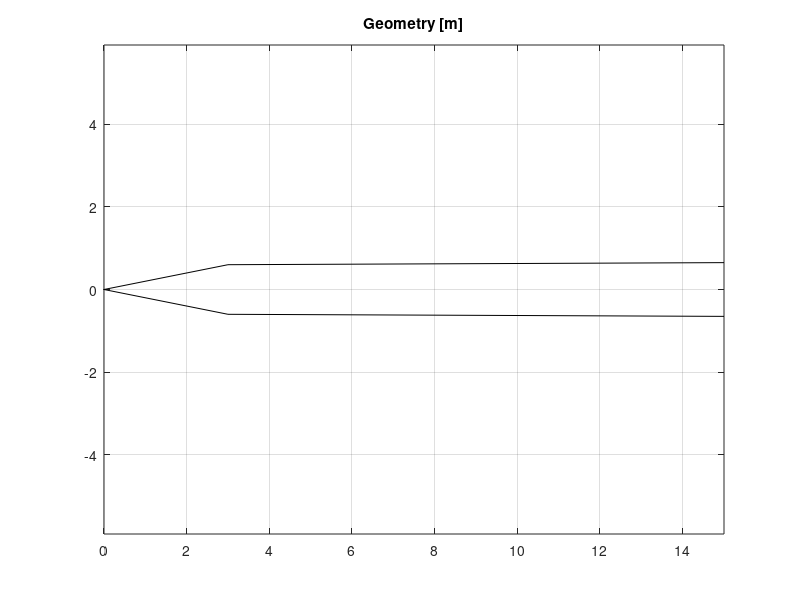

Write MATLAB code to recreate this figure. (Note: this script raises an error after producing the figure.)
clc
clear all
close all

%% INPUTS:
Mach_v = 0:0.2:8;
alpha_v = 0:10:40;

h = 10000;      % altitude


% Geometry:

x = [0 3 15];
a = [0 1.2 1.3];
b = a;      % radius is constant (no ellipse)

phi = 0;       % IN CASE of ELLIPSE --> orientation wrt the normal velocity

a_max = max(a);
b_max = max(b);


ln = x(2);
dn = a(2);
nose_type = 'TO';


figure
plot(x, a/2, 'k', x, -a/2,'k')
axis equal
grid on
title('Geometry [m]')


%% REF. DATA:

% HP.: sezione circolare

A_b = pi * a_max^2;     % area della base
A_r = A_b;              % area di riferimento
A_p = trapz(x, a)*2;    % area planform





%% Calculation AXIAL COEFF.:

Ca = [];
Ca_w = [];
Ca_f = [];
Ca_b = [];


for i = 1:length(Mach_v)
    %Mach = Mach_v(i);

    for j = 1:length(alpha_v)

        %alpha = alpha_v(j);       

        [Ca(i,j), Ca_w(i,j), Ca_f(i,j), Ca_b(i,j)] = drag_estimation( a, b, x, ln, dn, nose_type, Mach_v(i), alpha_v(j), h);

    end
end




%% Calculation NORMAL COEFF.:

Cn = [];

for i = 1:length(Mach_v)
    %Mach = Mach_v(i);

    for j = 1:length(alpha_v)

        %alpha = alpha_v(j);       

        [Cn(i,j),Cn_Cn0_sb(i,j),Cn_Cn0_Newt(i,j), Cdn(i,j)] =  CN (max(a), max(b), x, ln, dn, A_b, A_r, A_p, Mach_v(i), alpha_v(j), h, phi);

    end
end



%% CL and CD conversion:

[CL, CD] = body2wind(Cn, Ca, alpha_v);



%% PLOTS:


figure
subplot(2, 2, 1)
plot(Mach_v, Ca)
xlabel('Mach')
ylabel('Ca')
legend('alpha: ',  int2str(alpha_v))

subplot(2, 2, 2)
plot(Mach_v, Ca_w)
xlabel('Mach')
ylabel('Ca_w')


subplot(2, 2, 3)
plot(Mach_v, Ca_b)
xlabel('Mach')
ylabel('Ca_b')

subplot(2, 2, 4)
plot(Mach_v, Ca_f)
xlabel('Mach')
ylabel('Ca_f')



figure
subplot(2, 2, 1)
plot(Mach_v, Cn)
grid on
xlabel('Mach')
ylabel('Cn')
legend('alpha: ',  int2str(alpha_v))


subplot(2, 2, 2)
plot(Mach_v, CL)
grid on
xlabel('Mach')
ylabel('CL')
legend('alpha: ',  int2str(alpha_v))

subplot(2, 2, 3)
plot(Mach_v, Ca)
grid on
xlabel('Mach')
ylabel('Ca')
legend('alpha: ',  int2str(alpha_v))

subplot(2, 2, 4)
plot(Mach_v, CD)
grid on
xlabel('Mach')
ylabel('CD')
legend('alpha: ',  int2str(alpha_v))




%% CDN
function Cdn = CDN(Mach, Mn_sample, cd_n_sample)
    % Interpolates the data extracted from the curve
    % Mn_sample: Mach values of the extracted points
    % cd_n_sample: Cdn values of the exctracted points
    
    C_p_stag = 1.8; % for Mach >= 4
    
    interp_fun = @(Mn) interp1(Mn_sample, cd_n_sample, Mn, 'pchip', 'extrap'); 
 
    
    if Mach < 4
        Cdn = interp_fun(Mach);
    else
        Cdn = (2/3) * C_p_stag;
    end
end
%% CN:
function [Cn_b,Cn_Cn0_sb,Cn_Cn0_Newt, Cdn] =  CN (a, b, x, ln, d_nose, A_b, A_r, A_p, M, alpha, h, phi)

% This function computes preliminary aerodynamic normal coefficient 
% according to the concept of component build-up
% inputs: 
% a, b = semimajor and semiminor axis  of cross section of the body [m]
% x = the coordinate at which cross section (a, b) are provided 
% x(1) = nosetip, x(end) = length of the body 
% d_nose = nose diameter 
% ln = length of the nose
% M, alpha, h = Mach, angle of attack, altitude.
% phi = cylindrical body orientation (0 or 90)
% 
% A_b --> area della base
% A_r --> area di riferimento (ref)
% 

eta = 0.7;      % varia in base al finesse ratio !!

if h > 84000
    Cn = 0;
end

alpha = deg2rad(alpha); % [rad]
l = x(end);
y = a;
R = y; % radius

fn_nose = ln/d_nose;

% deal with AoA
if alpha <= deg2rad(90) && alpha >= 0
    alpha = + alpha;
elseif alpha <= deg2rad(180) && alpha >= deg2rad(90)
    alpha = deg2rad(180) - alpha;
end

Cn_Cn0_sb = a/b*cos(deg2rad(phi))^2 + b/a*sin(deg2rad(phi))^2; % Slender-body experimental ratio

% if we want to consider a winged-body we can directly compute the
% following values by adding a term in the equation
if a == b
    Cn_Cn0_Newt = 1; 
else 
    if phi == 0
        Cn_Cn0_Newt = (3/2) * sqrt(a/b) * ((-b^2/a^2) / (1-(b^2/a^2)^(3/2)) * log((a/b) * (1+sqrt(1-(b^2/a^2))))+1/(1-(b^2/a^2)));
    elseif phi == 90
        Cn_Cn0_Newt = 3/2*sqrt(b/a)*(a^2/b^2/((a^2/b^2)-1)^(3/2)*atan(sqrt(a^2/b^2-1))-1/((a^2/b^2)-1)); 
    end
end

% Excel file loading
data = xlsread('Dataset Cdn.xlsx', 'Default Dataset');
% Estrazione delle coordinate x e y
Mn_sample = [0;data(:, 1);4]; % first column, Mach number 
Cd_n_sample = [1.2;data(:, 2);1.2863]; % Second column, Cdn

for i = 1:length(M)
    Cdn(i) = CDN(M(i), Mn_sample, Cd_n_sample); % Cross flow drag coefficient
end

% Body normal coefficient
Cn_b = A_b/A_r*sin(2*alpha)*cos(alpha/2)*Cn_Cn0_sb + eta*Cdn*A_p/A_r*sin(alpha)^2*Cn_Cn0_Newt; 


end
%% drag_estimation:
function [Ca, Ca_w, Ca_f, Ca_b] = drag_estimation( a, b, x, ln, dn, nose_type, M, alpha, h)

% This function uses the method of component buildup
% to calculate the aerodynamic coefficients
% 
% a,b semimajor and semiminor axis of body
% 
% x scorre lungo l'asse
% x(1) --> nosetip
% x(n) --> total lenght
% 
% dnose
% lnose
% Mach
% alpha
% h
% fn --> finesse ratio
% 


if h > 84000
    Ca = 0;
end

alpha = deg2rad(alpha);     % deg to rad

l = x(end);
d = max(a);

y = a;

fn_nose = ln/dn;        % finesse ratio of nose cone



% Deal with AoA:

if alpha <= deg2rad(90) && alpha >= 0
    alpha = + alpha;
elseif alpha >= deg2rad(180) && alpha <= deg2rad(360)
    alpha = deg2rad(180);
end

if alpha <= deg2rad(90)
    theta = atan(0.5 / fn_nose);
elseif alpha > deg2rad(90)
    theta = pi/2;
end

switch nose_type
    case 'C'        % conical nose
        if M < 1
            Ca_w = 0.8 * sin(theta)^2;
        
        elseif M > 1

            beta = sqrt(M^2-1);
            Ca_w = (4 * sin(theta)^2 * (2.5 + 8 * beta * sin(theta))) / (1 + 16 * beta * sin(theta));
        end

    case 'TO'       % tangent ogive nose
        if M <= 1
            Ca_w = 0.8 * sin(theta)^2;
        elseif M > 1
            Ca_w = wavedragogive(dn, ln, M);     % implementation of formula at pg 49
        end
end



% BASE PREASSURE:

gamma = 1.4;

% slide 57

if M >= 1

    Cp_b = 2/(gamma * M^2) * ( (2/(gamma+1))^1.4 * (1/M)^2.8 * (2 * gamma * M^2 - gamma + 1)/(gamma + 1) - 1 );

    Ca_b = -Cp_b;

elseif M < 1

    Ca_b = 0.12 + 0.13 * M^2;

end



% SKIN FRICTION:

% open rocket technical documentation ( consult )


Cf_i = 1.48 * 10^-2;    % Re < 10^4
% Cf_i = 0.0032 * (R_s/l)^2;        10^4<Re<10^5

if M >= 1
    C_sf = Cf_i/((1+0.144*M^2)^0.65);
elseif M < 1
    C_sf = Cf_i/(1+0.08*M^2);
end



A_wet_body = (l-ln) * d * pi + (ln * dn * pi)/2;       % hp. cylindrical
A_ref = pi * d^2 / 4;

Ca_f = C_sf * (1 + 0.5 / (l/d) * A_wet_body) / A_ref;



% SUM:

Ca = Ca_w + Ca_f + Ca_b;
Ca = Ca * 1.1;      % there might be other types of drag sources (parasitic drag)

Ca = Ca*cos(alpha)^2;
end
%% wavedragogive:
function cdw = wavedragogive(diameter, lenght, Mach)

if Mach > 3.5
    Mach = 3.5;
end


sigma = 2 * (180/pi) *atan(diameter/2/lenght);
p =  (0.083  + 0.096/Mach^2) * (sigma/10)^1.69;
lod2 = (lenght/diameter)^2;
cdw = p * ( 1 - (196*lod2-16) / (14 * lod2 * (Mach+18)));
end
%% Body to Wind:
function [CL, CD] = body2wind(Cn, Ca, alpha_v)

CL = [];
CD = [];

CL = Cn .* cos(deg2rad(alpha_v)) - Ca .* sin(deg2rad(alpha_v));
CD = Cn .* sin(deg2rad(alpha_v)) + Ca .* cos(deg2rad(alpha_v));
end